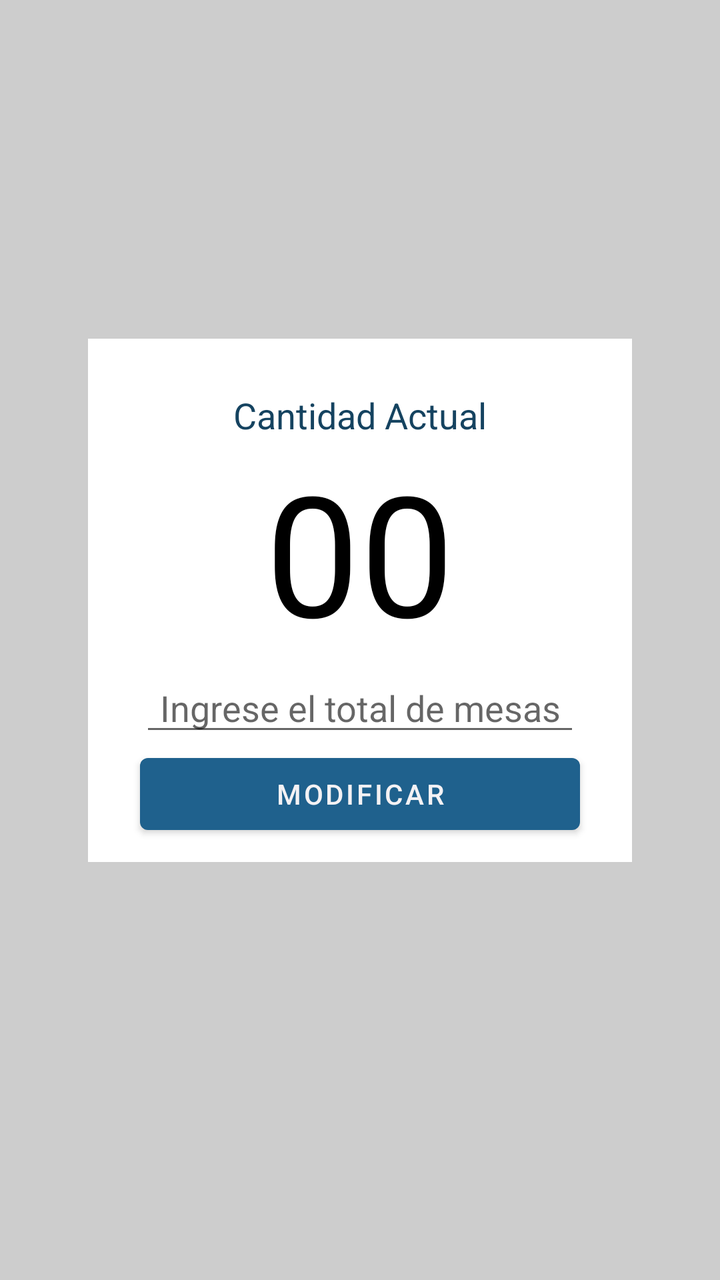
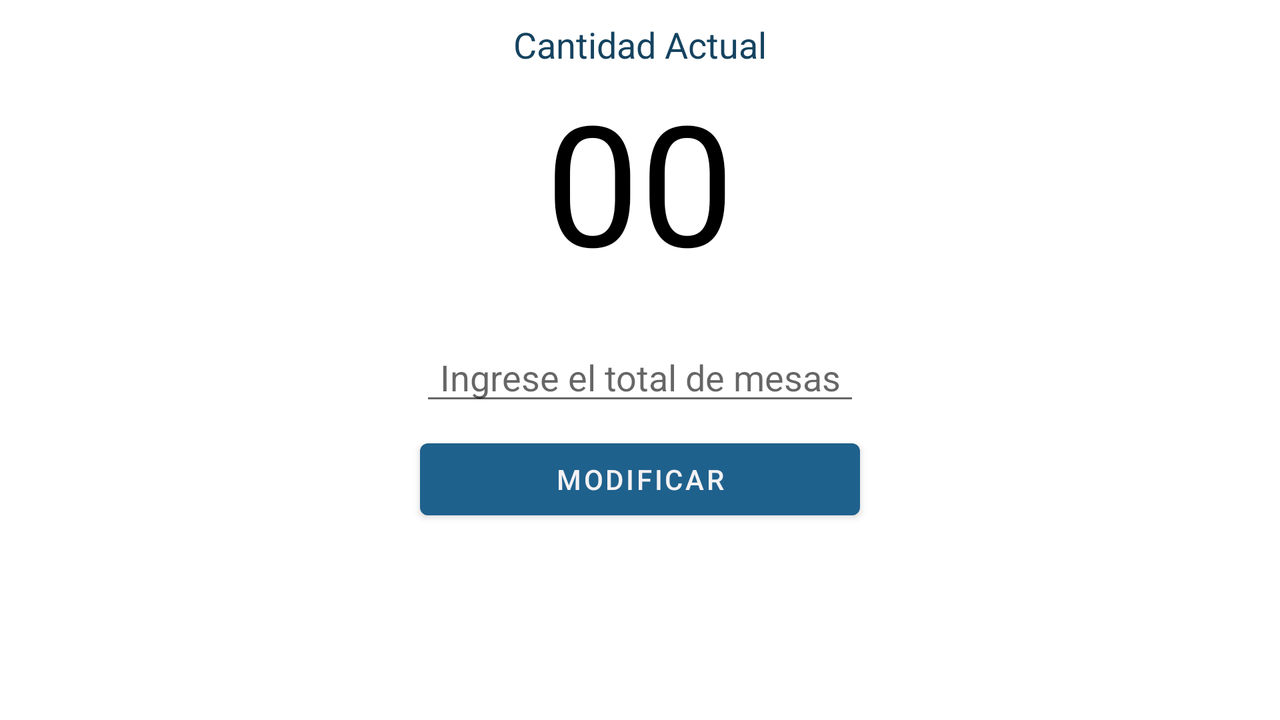

An Android layout and its configuration variant, each rendered on a device that would load it. The default file and the variant file are quoted in full after the pictures.
<!-- AndroidManifest.xml: application theme Theme.Orden -->
<!-- res/layout/activity_numero_mesa.xml -->
<?xml version="1.0" encoding="utf-8"?>
<androidx.constraintlayout.widget.ConstraintLayout xmlns:android="http://schemas.android.com/apk/res/android"
    xmlns:app="http://schemas.android.com/apk/res-auto"
    xmlns:tools="http://schemas.android.com/tools"
    android:layout_width="match_parent"
    android:layout_height="match_parent"
    android:background="#CDCDCD"
    tools:context=".Configuracion.NumeroMesaActivity"
    android:padding="20dp">


    <LinearLayout
        android:layout_width="match_parent"
        android:layout_height="wrap_content"
        android:layout_marginStart="24dp"
        android:layout_marginTop="20dp"
        android:layout_marginEnd="24dp"
        android:layout_marginBottom="60dp"
        android:background="#fff"

        android:orientation="vertical"
        android:padding="10dp"
        app:layout_constraintBottom_toBottomOf="parent"
        app:layout_constraintEnd_toEndOf="parent"
        app:layout_constraintStart_toStartOf="parent"
        app:layout_constraintTop_toTopOf="parent">

        <TextView

            android:id="@+id/textView2"
            android:layout_width="match_parent"
            android:layout_height="wrap_content"
            android:layout_marginTop="16dp"
            android:gravity="center"
            android:text="Cantidad Actual"
            android:textAlignment="center"
            android:textColor="@color/colorPrimaryDark"
            android:textSize="18sp" />

        <TextView
            android:id="@+id/TextViewNM"
            android:layout_width="match_parent"
            android:layout_height="wrap_content"

            android:gravity="center"
            android:text="00"
            android:textAlignment="center"
            android:textColor="@color/black"
            android:textSize="84sp" />

        <EditText
            android:id="@+id/EditNumeroM"
            android:layout_width="220dp"
            android:layout_height="wrap_content"
            android:layout_gravity="center_horizontal"
            android:ems="10"
            android:hint="Ingrese el total de mesas"
            android:inputType="numberDecimal"
            android:textAlignment="center" />

        <Button
            android:id="@+id/BtnConfirmar"
            android:layout_width="220dp"
            android:layout_height="wrap_content"
            android:layout_gravity="center_horizontal"

            android:onClick="ClickValidar"
            android:text="Modificar" />
    </LinearLayout>

</androidx.constraintlayout.widget.ConstraintLayout>
<!-- resources referenced by this layout -->
<resources>
  <color name="black">#FF000000</color>
  <color name="colorPrimaryDark">#154360</color>
  <style name="Theme.Orden" parent="Theme.MaterialComponents.DayNight.DarkActionBar">
          
          <item name="colorPrimary">@color/Principal</item>
          <item name="colorPrimaryVariant">@color/Segundario</item>
          <item name="colorOnPrimary">@color/white</item>
          
          <item name="colorSecondary">@color/teal_200</item>
          <item name="colorSecondaryVariant">@color/teal_700</item>
          <item name="colorOnSecondary">@color/black</item>
          
        
          
             
          <item name="android:statusBarColor" tools:targetApi="l">?attr/colorPrimaryVariant</item>
          
      </style>
  <color name="Principal">#1F618D</color>
  <color name="Segundario">#154360</color>
  <color name="white">#F4F2F4</color>
  <color name="teal_200">#FF03DAC5</color>
  <color name="teal_700">#FF018786</color>
</resources>
<!-- res/layout-land/activity_numero_mesa.xml (the repository's variant of the layout above) -->
<!-- drawn on the phone turned sideways -->
<?xml version="1.0" encoding="utf-8"?>
<androidx.constraintlayout.widget.ConstraintLayout
    xmlns:android="http://schemas.android.com/apk/res/android"
    xmlns:app="http://schemas.android.com/apk/res-auto"
    xmlns:tools="http://schemas.android.com/tools"
    android:layout_width="match_parent"
    android:layout_height="match_parent">

    <ScrollView
        android:layout_width="0dp"
        android:layout_height="match_parent"
        app:layout_constraintBottom_toBottomOf="parent"
        app:layout_constraintEnd_toEndOf="parent"
        app:layout_constraintStart_toStartOf="parent"
        app:layout_constraintTop_toTopOf="parent">

        <LinearLayout
            android:layout_width="match_parent"
            android:layout_height="wrap_content"
            android:orientation="vertical">

            <TextView

                android:id="@+id/textView2"
                android:layout_width="match_parent"
                android:layout_height="wrap_content"
                android:layout_marginTop="10dp"
                android:gravity="center"
                android:text="Cantidad Actual"
                android:textAlignment="center"
                android:textColor="@color/colorPrimaryDark"
                android:textSize="18sp" />


            <TextView
                android:id="@+id/TextViewNM"
                android:layout_width="match_parent"
                android:layout_height="wrap_content"
                android:gravity="center"
                android:text="00"
                android:textAlignment="center"
                android:textColor="@color/black"
                android:textSize="84sp" />


            <EditText
                android:id="@+id/editTextTextPersonName"
                android:layout_width="220dp"
                android:layout_gravity="center_horizontal"
                android:layout_height="wrap_content"
                android:layout_marginTop="20dp"
                android:ems="10"
                android:hint="Ingrese el total de mesas"
                android:inputType="numberDecimal"
                android:textAlignment="center" />

            <Button
                android:id="@+id/BtnConfirmar"
                android:layout_width="220dp"
                android:layout_height="wrap_content"
                android:layout_marginTop="8dp"
                android:layout_gravity="center_horizontal"
                android:onClick="ClickValidar"
                android:text="Modificar" />
        </LinearLayout>
    </ScrollView>

</androidx.constraintlayout.widget.ConstraintLayout>
